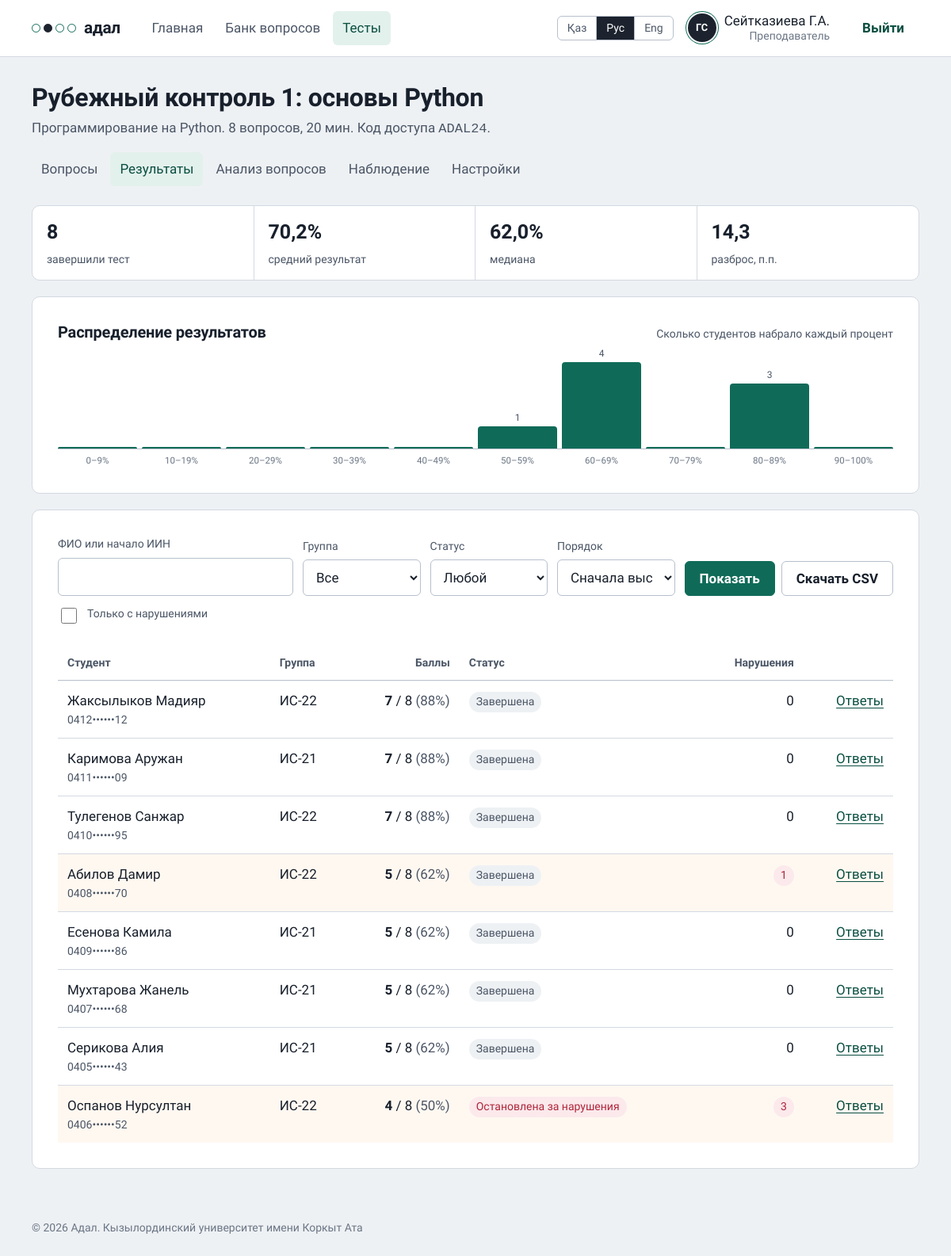
The page /exams/1/results/ (signed in) on the database its author committed.
### accounts/models.py (models this page shows, shortened)
class User(AbstractBaseUser, PermissionsMixin):
    class Role(models.TextChoices):
        STUDENT = "student", _("Студент")
        TEACHER = "teacher", _("Преподаватель")
        ADMIN = "admin", _("Администратор")
    class Degree(models.TextChoices):
        BACHELOR = "bachelor", _("Бакалавриат")
        MASTER = "master", _("Магистратура")
        DOCTOR = "doctor", _("Докторантура")
    class ApplicationType(models.TextChoices):
        FIRST = "first", _("Первое высшее образование")
        SHORT = "short", _("Сокращённая программа (на базе ТиПО)")
        SECOND = "second", _("Второе высшее образование")
    class DocType(models.TextChoices):
        ID_CARD = "id_card", _("Удостоверение личности РК")
        PASSPORT = "passport", _("Паспорт")
        RESIDENCE = "residence", _("Вид на жительство")
    class Language(models.TextChoices):
        KAZAKH = "kk", _("Қазақша")
        RUSSIAN = "ru", _("Русский")
        ENGLISH = "en", "English"
    iin = models.CharField(_("ИИН"), max_length=12, unique=True)
    first_name = models.CharField(_("Имя"), max_length=80)
    last_name = models.CharField(_("Фамилия"), max_length=80)
    patronymic = models.CharField(_("Отчество"), max_length=80, blank=True)
    email = models.EmailField(_("Эл. почта"), blank=True)
    role = models.CharField(_("Роль"), max_length=10, choices=Role.choices, default=Role.STUDENT)
    group = models.CharField(_("Группа"), max_length=30, blank=True)
    interface_language = models.CharField(
        _("Язык интерфейса"), max_length=2, choices=Language.choices, default=Language.RUSSIAN)
    degree = models.CharField(_("Академическая степень"), max_length=10,
                              choices=Degree.choices, default=Degree.BACHELOR)
    application_type = models.CharField(_("Заявление"), max_length=10,
                                        choices=ApplicationType.choices, default=ApplicationType.FIRST)
    citizenship = models.CharField(_("Страна"), max_length=60, default="Казахстан")
    doc_type = models.CharField(_("Документ"), max_length=10, choices=DocType.choices,
                                default=DocType.ID_CARD)
    doc_number = models.CharField(_("Номер документа"), max_length=20, blank=True)
    study_language = models.CharField(_("Язык обучения"), max_length=2,
                                      choices=Language.choices, default=Language.KAZAKH)
    birth_date = models.DateField(_("Дата рождения"), null=True, blank=True)
    avatar = models.ImageField(_("Фото профиля"), upload_to="avatars/", blank=True)
    is_active = models.BooleanField(default=True)
    is_staff = models.BooleanField(default=False)
    date_joined = models.DateTimeField(default=timezone.now)
    objects = UserManager()
    USERNAME_FIELD = "iin"
    REQUIRED_FIELDS = ["first_name", "last_name"]
    class Meta:
        verbose_name = _("пользователь")
        verbose_name_plural = _("пользователи")
        ordering = ["last_name", "first_name"]
    @property
    def full_name(self) -> str:
        return " ".join(p for p in (self.last_name, self.first_name, self.patronymic) if p)
    @property
    def short_name(self) -> str:
        initials = "".join(f"{p[0]}." for p in (self.first_name, self.patronymic) if p)
        return f"{self.last_name} {initials}".strip()
    @property
    def initials(self) -> str:
        return "".join(p[0] for p in (self.first_name, self.last_name) if p).upper()
    @property
    def masked_iin(self) -> str:
        return mask_iin(self.iin)
    @property
    def is_teacher(self) -> bool:
        return self.role in (self.Role.TEACHER, self.Role.ADMIN)

### exams/models.py (models this page shows, shortened)
class Exam(models.Model):
    title = models.CharField(_("Название"), max_length=200)
    subject = models.ForeignKey(Subject, on_delete=models.PROTECT, related_name="exams",
                                verbose_name=_("Дисциплина"))
    author = models.ForeignKey(settings.AUTH_USER_MODEL, on_delete=models.CASCADE,
                               related_name="exams")
    topic = models.CharField(_("Только тема"), max_length=150, blank=True,
                             help_text=_("Оставьте пустым, чтобы брать вопросы по всей дисциплине"))
    question_count = models.PositiveSmallIntegerField(_("Вопросов в варианте"), default=20)
    duration_minutes = models.PositiveSmallIntegerField(_("Время, минут"), default=30)
    opens_at = models.DateTimeField(_("Открывается"))
    closes_at = models.DateTimeField(_("Закрывается"))
    groups = models.CharField(_("Группы"), max_length=300, blank=True,
                              help_text=_("Через запятую, например: ИС-21, ИС-22. Если оставить пустым, тест увидят все группы"))
    access_code = models.CharField(_("Код доступа"), max_length=12,
                                   help_text=_("Преподаватель говорит его вслух в аудитории"))
    allowed_ip_prefix = models.CharField(
        _("Разрешённая сеть"), max_length=60, blank=True,
        help_text=_("Начало IP-адресов компьютерного класса, например 10.12.5. Если оставить пустым, тест откроется из любой сети"))
    max_violations = models.PositiveSmallIntegerField(
        _("Нарушений до завершения"), default=3,
        help_text=_("Уход со страницы, выход из полноэкранного режима и т. п."))
    show_review = models.BooleanField(_("Показать студенту разбор после теста"), default=False)
    questions = models.ManyToManyField("Question", related_name="exams", blank=True,
                                       verbose_name=_("Вопросы теста"))
    is_published = models.BooleanField(_("Опубликован"), default=True)
    created_at = models.DateTimeField(auto_now_add=True)
    class Meta:
        verbose_name = _("тест")
        verbose_name_plural = _("тесты")
        ordering = ["-opens_at"]

class Subject(models.Model):
    name = models.CharField(_("Название"), max_length=150, unique=True)
    class Meta:
        verbose_name = _("дисциплина")
        verbose_name_plural = _("дисциплины")
        ordering = ["name"]
    def __str__(self):
        return self.name

class Attempt(models.Model):
    class Status(models.TextChoices):
        ACTIVE = "active", _("Идёт")
        FINISHED = "finished", _("Завершена")
        EXPIRED = "expired", _("Время вышло")
        TERMINATED = "terminated", _("Остановлена за нарушения")
    exam = models.ForeignKey(Exam, on_delete=models.CASCADE, related_name="attempts")
    student = models.ForeignKey(settings.AUTH_USER_MODEL, on_delete=models.CASCADE,
                                related_name="attempts")
    status = models.CharField(max_length=12, choices=Status.choices, default=Status.ACTIVE)
    started_at = models.DateTimeField(default=timezone.now)
    deadline = models.DateTimeField()
    finished_at = models.DateTimeField(null=True, blank=True)
    score = models.PositiveSmallIntegerField(default=0)
    max_score = models.PositiveSmallIntegerField(default=0)
    seed = models.BigIntegerField()
    session_key = models.CharField(max_length=64, blank=True)
    ip_address = models.GenericIPAddressField(null=True, blank=True)
    last_seen_at = models.DateTimeField(null=True, blank=True)
    violation_count = models.PositiveSmallIntegerField(default=0)
    archived = models.BooleanField(default=False)
    objects = CurrentAttemptManager()
    all_objects = models.Manager()
    class Meta:
        constraints = [
            models.UniqueConstraint(fields=["exam", "student"], condition=models.Q(archived=False),
                                    name="one_current_attempt_per_student"),
        ]
        ordering = ["-started_at"]
    @property
    def percent(self) -> int:
        return round(100 * self.score / self.max_score) if self.max_score else 0

### exams/views.py (the view)
# urls.py: path("exams/<int:pk>/results/", views.exam_results, name="exam_results"),
@teacher_required
def exam_results(request, pk):
    exam = _own_exam(request, pk)
    params = request.GET
    qs = services.search_results(
        exam.attempts.select_related("student"), text=params.get("q", "").strip(),
        group=params.get("group", ""), status=params.get("status", ""),
        flagged=bool(params.get("flagged")), sort=params.get("sort", "score_desc"))
    if params.get("export") == "csv":
        return _results_csv(exam, qs)
    groups = (exam.attempts.exclude(student__group="")
              .values_list("student__group", flat=True).distinct())
    report = services.exam_report(exam)
    peak = max(report["summary"]["buckets"]) or 1
    buckets = [{"label": f"{i * 10}–{i * 10 + 9 if i < 9 else 100}", "count": c,
                "height": round(100 * c / peak)} for i, c in enumerate(report["summary"]["buckets"])]
    return render(request, "exams/exam_results.html", {
        "exam": exam, "attempts": qs, "params": params, "groups": groups,
        "sorts": services.RESULT_SORTS.values(), "statuses": Attempt.Status.choices,
        "summary": report["summary"], "buckets": buckets,
        "pool": services.question_pool(exam).count(),
    })

### templates/exams/exam_results.html (shortened to what this page needs)
{% extends "base.html" %}
{% load i18n %}
{% block content %}
{% include "exams/_exam_head.html" with tab="results" %}
<div class="stats">
  <div><b>{{ summary.count }}</b><span>{% translate "завершили тест" %}</span></div>
  <div><b>{{ summary.mean }}%</b><span>{% translate "средний результат" %}</span></div>
  <div><b>{{ summary.median }}%</b><span>{% translate "медиана" %}</span></div>
  <div><b>{{ summary.stdev }}</b><span>{% translate "разброс, п.п." %}</span></div>
</div>
<section class="sheet">
  <div class="sheet-title"><h3>{% translate "Распределение результатов" %}</h3><span class="small muted">{% translate "Сколько студентов набрало каждый процент" %}</span></div>
  <div class="histo" role="img" aria-label="{% translate 'Гистограмма результатов' %}" style="height:120px">
    {% for b in buckets %}<div class="bar" style="height:{{ b.height }}%">{% if b.count %}<span>{{ b.count }}</span>{% endif %}</div>{% endfor %}
  </div>
  <div class="histo-labels">{% for b in buckets %}<span>{{ b.label }}%</span>{% endfor %}</div>
</section>
  <section class="sheet">
    <form class="filters" method="get" style="grid-template-columns:2fr 1fr 1fr 1fr auto">
      <div class="field"><label for="r-q">{% translate "ФИО или начало ИИН" %}</label><input id="r-q" type="search" name="q" value="{{ params.q }}"></div>
      <div class="field"><label for="r-g">{% translate "Группа" %}</label>
        <select id="r-g" name="group"><option value="">{% translate "Все" %}</option>{% for g in groups %}<option {% if params.group == g %}selected{% endif %}>{{ g }}</option>{% endfor %}</select></div>
      <div class="field"><label for="r-s">{% translate "Статус" %}</label>
        <select id="r-s" name="status"><option value="">{% translate "Любой" %}</option>{% for v, l in statuses %}<option value="{{ v }}" {% if params.status == v %}selected{% endif %}>{{ l }}</option>{% endfor %}</select></div>
      <div class="field"><label for="r-o">{% translate "Порядок" %}</label>
        <select id="r-o" name="sort">{% for s in sorts %}<option value="{{ s.key }}" {% if params.sort == s.key %}selected{% endif %}>{{ s.label }}</option>{% endfor %}</select></div>
      <div style="display:flex;gap:8px">
        <button class="btn btn-primary" type="submit">{% translate "Показать" %}</button>
        <button class="btn" type="submit" name="export" value="csv">{% translate "Скачать CSV" %}</button>
      </div>
      <label class="check small" style="grid-column:1/-1"><input type="checkbox" name="flagged" value="1" {% if params.flagged %}checked{% endif %}> {% translate "Только с нарушениями" %}</label>
    </form>
    <div class="table-wrap"><table>
      <thead><tr><th>{% translate "Студент" %}</th><th>{% translate "Группа" %}</th><th class="right">{% translate "Баллы" %}</th><th>{% translate "Статус" %}</th><th class="right">{% translate "Нарушения" %}</th><th></th></tr></thead>
      <tbody>
      {% for a in attempts %}
      <tr {% if a.violation_count %}class="flag-row"{% endif %}>
        <td>{{ a.student.full_name }}<div class="small muted num">{{ a.student.masked_iin }}</div></td>
        <td>{{ a.student.group }}</td>
        <td class="right num">{% if a.status != "active" %}<b>{{ a.score }}</b> / {{ a.max_score }} <span class="muted">({{ a.percent }}%)</span>{% else %}—{% endif %}</td>
        <td>{% if a.status == "terminated" %}<span class="tag bad">{{ a.get_status_display }}</span>{% elif a.status == "active" %}<span class="tag warn">{% translate "Идёт" %}</span>{% else %}<span class="tag">{{ a.get_status_display }}</span>{% endif %}</td>
        <td class="right num">{% if a.violation_count %}<span class="tag bad">{{ a.violation_count }}</span>{% else %}0{% endif %}</td>
        <td class="right"><a href="{% url 'exams:attempt_detail' a.pk %}">{% translate "Ответы" %}</a></td>
      </tr>
      {% empty %}
      <tr><td colspan="6" class="muted">{% translate "Пока никто не проходил тест" %}{% if params.q or params.group or params.status or params.flagged %} {% translate "или фильтр ничего не нашёл" %}{% endif %}.</td></tr>
      {% endfor %}
      </tbody>
    </table></div>
  </section>
{% endblock %}

### templates/base.html (shortened to what this page needs)
{% load static i18n %}{% get_current_language as LANG %}<!doctype html>
<html lang="{{ LANG }}">
<head>
  <link rel="stylesheet" href="{% static 'css/app.css' %}?v=16">
</head>
<body class="{% block body_class %}{% endblock %}">
{% block chrome %}
<header class="topbar">
  <div class="topbar-in">
    <a class="wordmark" href="{% url 'dashboard' %}" aria-label="{% translate 'Адал, главная страница' %}">
      <span class="mark" aria-hidden="true"><i></i><i class="on"></i><i></i><i></i></span>{% translate "адал" %}
    </a>
    {% if user.is_authenticated %}
    {% with path=request.path %}
    <nav class="nav" aria-label="{% translate 'Разделы' %}">
      <a href="{% url 'dashboard' %}" {% if path == '/' %}aria-current="page"{% endif %}>{% translate "Главная" %}</a>
      {% if user.is_teacher %}
      <a href="{% url 'exams:question_list' %}" {% if '/bank/' in path %}aria-current="page"{% endif %}>{% translate "Банк вопросов" %}</a>
      <a href="{% url 'exams:exam_list' %}" {% if '/exams/' in path %}aria-current="page"{% endif %}>{% translate "Тесты" %}</a>
      {% endif %}
    </nav>
    {% endwith %}
    {% endif %}
    <div class="who">
      {% include "_lang.html" %}
      {% if user.is_authenticated %}
      <a class="who-link" href="{% url 'accounts:profile' %}" title="{% translate 'Профиль' %}">
        <span class="avatar" aria-hidden="true">{% if user.avatar %}<img src="{{ user.avatar.url }}" alt="">{% else %}{{ user.initials }}{% endif %}</span>
        <span class="who-name">{{ user.short_name }}<span>{{ user.get_role_display }}{% if user.group %}, {{ user.group }}{% endif %}</span></span>
      </a>
      <form method="post" action="{% url 'accounts:logout' %}">{% csrf_token %}
        <button class="btn btn-quiet logout" type="submit" aria-label="{% translate 'Выйти' %}">
          <span>{% translate "Выйти" %}</span>
        </button>
      </form>
      {% endif %}
    </div>
  </div>
</header>
{% endblock %}
<main class="{% block main_class %}page{% endblock %}">
  {% block content %}{% endblock %}
</main>
{% block footer %}<footer class="footer">{% translate "© 2026 Адал. Кызылординский университет имени Коркыт Ата" %}</footer>{% endblock %}
</body>
</html>

### templates/exams/_exam_head.html (shortened to what this page needs)
{% load i18n %}<div class="page-head">
  <div>
    <h1>{{ exam.title }}</h1>
    <p class="muted">{{ exam.subject }} <code>{{ exam.access_code }}</code>.</p>
  </div>
  <nav class="nav" aria-label="{% translate 'Разделы теста' %}">
    <a href="{% url 'exams:exam_questions' exam.pk %}" {% if tab == "questions" %}aria-current="page"{% endif %}>{% translate "Вопросы" %}</a>
    <a href="{% url 'exams:exam_results' exam.pk %}" {% if tab == "results" %}aria-current="page"{% endif %}>{% translate "Результаты" %}</a>
    <a href="{% url 'exams:exam_analysis' exam.pk %}" {% if tab == "analysis" %}aria-current="page"{% endif %}>{% translate "Анализ вопросов" %}</a>
    <a href="{% url 'exams:exam_monitor' exam.pk %}" {% if tab == "monitor" %}aria-current="page"{% endif %}>{% translate "Наблюдение" %}</a>
    <a href="{% url 'exams:exam_edit' exam.pk %}">{% translate "Настройки" %}</a>
  </nav>
</div>

### rows shown on the page
User: initials "ГС", short_name "Сейтказиева Г.А.", role "Преподаватель"
Exam: title "Рубежный контроль 1: основы Python", subject "Программирование на Python", access_code "ADAL24"
Attempt: student.full_name "Жаксылыков Мадияр", student.masked_iin "0412••••••12", student.group "ИС-22", score "7", max_score "8", percent "88", status "Завершена", violation_count "0"
Attempt: student.full_name "Каримова Аружан", student.masked_iin "0411••••••09", student.group "ИС-21", score "7", max_score "8", percent "88", status "Завершена", violation_count "0"
Attempt: student.full_name "Тулегенов Санжар", student.masked_iin "0410••••••95", student.group "ИС-22", score "7", max_score "8", percent "88", status "Завершена", violation_count "0"
Attempt: student.full_name "Абилов Дамир", student.masked_iin "0408••••••70", student.group "ИС-22", score "5", max_score "8", percent "62", status "Завершена", violation_count "1"
Attempt: student.full_name "Есенова Камила", student.masked_iin "0409••••••86", student.group "ИС-21", score "5", max_score "8", percent "62", status "Завершена", violation_count "0"
Attempt: student.full_name "Мухтарова Жанель", student.masked_iin "0407••••••68", student.group "ИС-21", score "5", max_score "8", percent "62", status "Завершена", violation_count "0"
Attempt: student.full_name "Серикова Алия", student.masked_iin "0405••••••43", student.group "ИС-21", score "5", max_score "8", percent "62", status "Завершена", violation_count "0"
Attempt: student.full_name "Оспанов Нурсултан", student.masked_iin "0406••••••52", student.group "ИС-22", score "4", max_score "8", percent "50", status "Остановлена за нарушения", violation_count "3"

### other values the page prints
{{ summary.count }} "8"
{{ summary.mean }} "70,2"
{{ summary.median }} "62,0"
{{ summary.stdev }} "14,3"
{{ b.count }} "1" "4" "3"
{{ b.label }} "0–9" "10–19" "20–29" "30–39" "40–49" "50–59" "60–69" "70–79" "80–89" "90–100"
form field sort "Сначала высокий балл"
